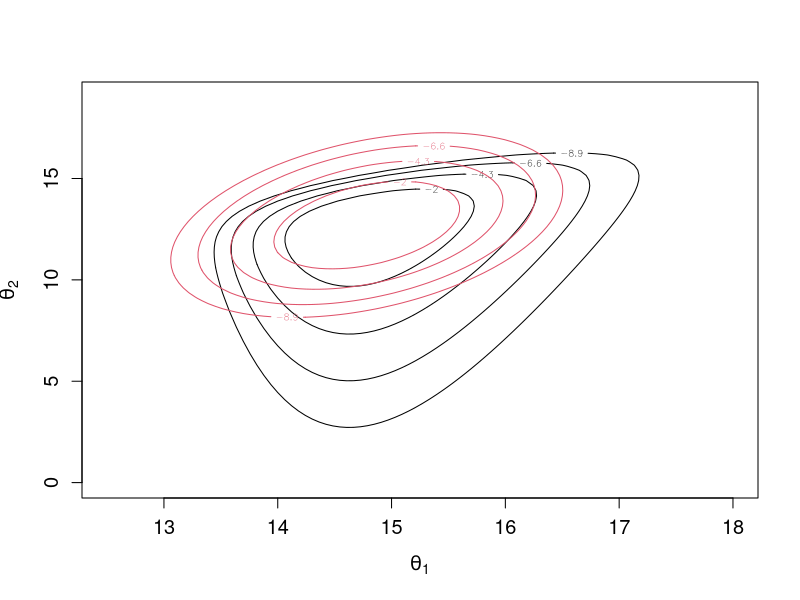
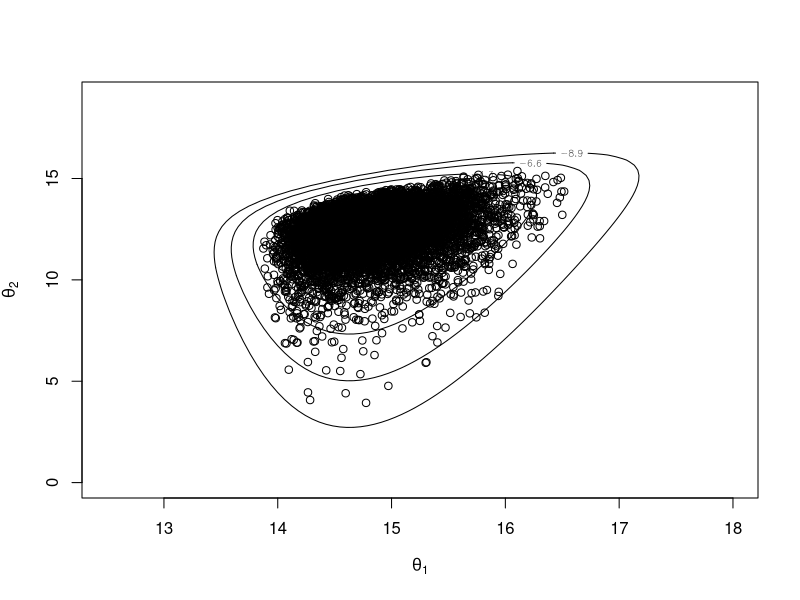
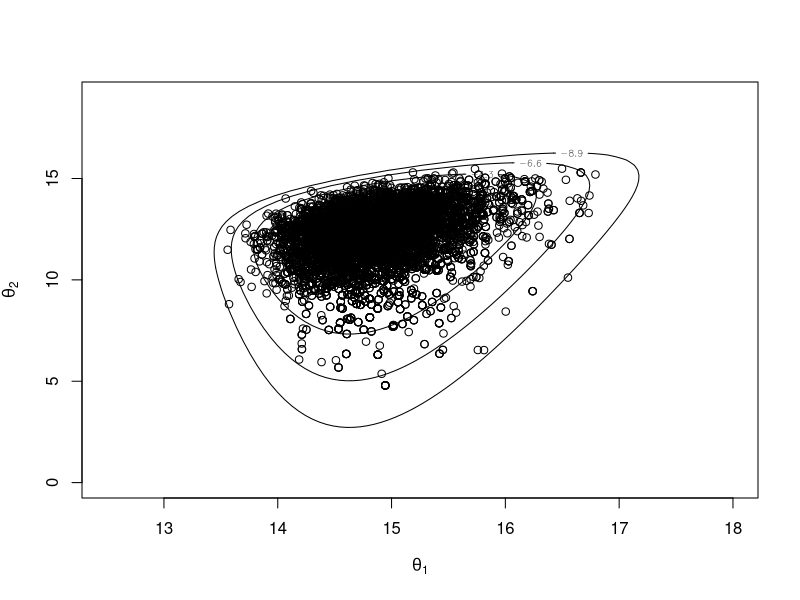

Generate these figures, in order, with R: (Note: this script raises an error after producing the figures.)

rm(list=ls(all=TRUE))
set.seed(7)
library(LearnBayes)
library(mvtnorm)

# pump failured
n = 8

# sufficient statistic
y1 = 23721
sumy = 15962989

# transformed parameters ~ 
log(sumy)
log(y1)

logpost = function(theta,postpar) {
  theta1 = theta[1]
  theta2 = theta[2]
  sumy = postpar$sumy
  y1 = postpar$y1
  n = postpar$n
  logpostr = -n*theta1 - ((1/exp(theta1)*(sumy - n*(y1 - exp(theta2))))) + theta1 + theta2
  return(logpostr)
}

postpar=list(sumy=sumy,y1=y1,n=n)

logf = function(theta, postpar) {
  if (is.matrix(theta) == TRUE) {
    val = matrix(0, c(dim(theta)[1], 1))
    for (j in 1:dim(theta)[1]) val[j] = logpost(theta[j,], postpar)
  }
  else val = logpost(theta, postpar)
  return(val)
}

limits = c(12,18,0,25)
ng = 100
x0 = seq(limits[1], limits[2], len = ng)
y0 = seq(limits[3], limits[4], len = ng)
X = outer(x0, rep(1, ng))
Y = outer(rep(1, ng), y0)
n2 = ng^2
den = logf(cbind(X[1:n2], Y[1:n2]), postpar)
den = den - max(den)
den = matrix(den, c(ng, ng))
contour(x0, y0, den,levels = seq(-8.9, 0, by = 2.3), xlim=c(12.5,18),ylim=c(0,19),lwd = 1,
        xlab=expression(theta[1]),ylab=expression(theta[2]),cex.axis=1.2, cex.lab=1.2)

# estimating the mode of the posterior
logpost = function(theta,postpar) {
  theta1 = theta[1]
  theta2 = theta[2]
  sumy = postpar$sumy
  y1 = postpar$y1
  n = postpar$n
  logpostr = -n*theta1 - ((1/exp(theta1)*(sumy - n*(y1 - exp(theta2))))) + theta1 + theta2
  return(logpostr)
}

postpar=list(sumy=sumy,y1=y1,n=n)

start=c(25,25)
theta_mle = optim(par=start, logpost, postpar=postpar, method="BFGS",hessian = TRUE, control = list(fnscale = -1))
theta_mle$par
theta_mle$hessian

fisher = solve(-theta_mle$hessian)
fisher

mean1 = c(theta_mle$par[1],theta_mle$par[2])
Var1  = fisher
tpar=list(m=mean1,var=Var1,df=1)

logf_n = function(theta, tpar) {
  if (is.matrix(theta) == TRUE) {
    val = matrix(0, c(dim(theta)[1], 1))
    for (j in 1:dim(theta)[1]) val[j] = dmvnorm(theta[j,], mean = tpar$m, sigma = tpar$var,log=TRUE)
  } else val = dmvnorm(theta, mean = tpar$m, sigma = tpar$var,log=TRUE)
  return(val)
}

limits = c(12,18,0,25)
ng = 100
x0 = seq(limits[1], limits[2], len = ng)
y0 = seq(limits[3], limits[4], len = ng)
X = outer(x0, rep(1, ng))
Y = outer(rep(1, ng), y0)
n2 = ng^2
den1 = logf_n(cbind(X[1:n2], Y[1:n2]), tpar)
den1 = den1 - max(den1)
den1 = matrix(den1, c(ng, ng))
contour(x0, y0, den1, levels = seq(-8.9, 0, by = 2.3), xlim=c(12.5,18),ylim=c(0,19),lwd = 1,
        xlab=expression(theta[1]),ylab=expression(theta[2]),cex.axis=1.2, cex.lab=1.2, add=TRUE, col=2)

# reject sampling
log_rej = function(theta,postpar,tpar){
  l_rej = logpost(theta,postpar) - dmt(theta, mean = c(tpar$m), S = tpar$var, df = tpar$df,log=TRUE) 
  return(l_rej)
}

tpar = list(m=mean1,var=Var1,df=3)

start = c(15,15)
theta_rej = optim(par=start,log_rej,postpar=postpar,tpar=tpar,method="BFGS",hessian = TRUE, control = list(fnscale = -1))
theta_rej$par

dmax = log_rej(theta_rej$par,postpar=postpar,tpar=tpar)
dmax

# Accept/reject method
M = 15000
d = length(tpar$m)
theta = rmt(M,mean = c(tpar$m), S = tpar$var, df = tpar$df)
lf = matrix(0, c(dim(theta)[1], 1))

for (j in 1:dim(theta)[1]) lf[j] = logpost(theta[j,],postpar=postpar)

lg = dmt(theta,  mean = c(tpar$m), S = tpar$var, df = tpar$df, log = TRUE)
if (d == 1) {
  prob = exp(c(lf) - lg - dmax)
  draws1=(theta[runif(n) < prob])
} else {
  prob = exp(lf - lg - dmax)
  draws1=(theta[runif(n) < prob, ])
}

nd = nrow(draws1)
accept_rate = nd/M
accept_rate  

plot(draws1[,1],draws1[,2],
     xlab=expression(theta[1]),xlim=c(12.5,18),ylim=c(0,19),ylab=expression(theta[2]),pch=1)
contour(x0, y0, den, levels = seq(-8.9, 0, by = 2.3), xlim=c(12.5,18),ylim=c(0,19),lwd = 1,
        xlab=expression(theta[1]),ylab=expression(theta[2]),cex.axis=1.2, cex.lab=1.2, add=TRUE)

# SIR method
set.seed(7)
sir_sexp = function (logf, tpar, n, infor) 
{
  k = length(tpar$m)
  theta = rmt(n, mean = c(tpar$m), S = tpar$var, df = tpar$df)
  lf = matrix(0, c(dim(theta)[1], 1))
  for (j in 1:dim(theta)[1]) lf[j] = logf(theta[j, ], infor)
  lp = dmt(theta, mean = c(tpar$m), S = tpar$var, df = tpar$df, 
           log = TRUE)
  md = max(lf - lp)
  wt = exp(lf - lp - md)
  probs = wt/sum(wt)
  indices = sample(1:n, size = n, prob = probs, replace = TRUE)
  if (k > 1) 
    theta = theta[indices, ]
  else theta = theta[indices]
  return(theta)
}

theta = sir_sexp(logpost,tpar,nd,postpar)

plot(theta[,1],theta[,2],xlim=c(12.5,18),ylim=c(0,19),
     xlab=expression(theta[1]),ylab=expression(theta[2]),pch=1)
contour(x0, y0, den, levels = seq(-8.9, 0, by = 2.3), xlim=c(13,17),ylim=c(0,19),lwd = 1,
        xlab=expression(theta[1]),ylab=expression(theta[2]),cex.axis=1.2, cex.lab=1.2, add=TRUE)

plot(c(0,0,0),S$summary,type="b",lwd=3,xlim=c(-1,21),
        ylim=c(5,11), xlab="Observation removed",ylab="log K")
for (i in 1:20)
 lines(c(i,i,i),S$summary.obs[i,],type="b")

# density function
post = function(theta1,theta2,sumy,y1,n) {
  logpostr = -n*theta1 - ((1/exp(theta1)*(sumy - n*(y1 - exp(theta2))))) + theta1 + theta2
  return(exp(logpostr- max(logpostr)))} 


I = integrate(post,10,18,theta2=12,sumy=sumy,y1=y1,n=n)
par(mfrow=c(1,1))

#using normal distribution as proposal distribution
curve(post(x,theta2=12,sumy=sumy,y1=y1,n=n)/I$value,from=10,to=18,
      ylab="Density", xlab=expression(theta[1]),lwd=3, main="Densities",ylim=c(0,1))
curve(dnorm(x,mean1[1],sqrt(0.1666)),add=TRUE)

curve(dnorm(x,15,0.5),add=TRUE)
legend("topright",legend=c("Exact","Normal"),lwd=c(3,1))
curve(post(x,theta2=12,sumy=sumy,y1=y1,n=n)/I$value/dnorm(x,15,0.5),from=10,to=18, ylab="Weight",xlab="log trans",main="Weight = g/p")

# using t distribution as proposal
curve(post(x,theta2=12,sumy=sumy,y1=y1,n=n)/I$value,from=13,to=18,
      ylab="Density", xlab=expression(theta[1]),lwd=3, main="Densities",ylim=c(0,1))

curve(dmt(x,15,0.3,3),add=TRUE)
legend("topright",legend=c("Exact","Normal"),lwd=c(3,1))

curve(post(x,theta2=12,sumy=sumy,y1=y1,n=n)/I$value/dmt(x,15,0.5,2),from=10,to=18, ylab="Weight",xlab="log trans",main="Weight = g/p")

# importance sampling
post = function(theta,postpar) {
  sumy = postpar$sumy
  y1 = postpar$y1
  n = postpar$n
  theta1 = theta[1]
  theta2 = theta[2]
  logpostr = -n*theta1 - ((1/exp(theta1)*(sumy - n*(y1 - exp(theta2))))) + theta1 + theta2
  return(logpostr)} 

tpar = list(m=mean1,var=2*Var1,df=2)
postpar = list(sumy=sumy,y1=y1,n=n)

imporsampl = function (logf, tpar, h, n, data) 
{
  theta = rmt(n, mean = c(tpar$m), S = tpar$var, df = tpar$df)
  lf = matrix(0, c(dim(theta)[1], 1))
  for (j in 1:dim(theta)[1]) lf[j] = logf(theta[j, ], data)
  H = lf
  for (j in 1:dim(theta)[1]) H[j] = h(theta[j, ])
  lp = dmt(theta, mean = c(tpar$m), S = tpar$var, df = tpar$df, 
           log = TRUE)
  md = max(lf - lp)
  wt = exp(lf - lp - md)
  est = sum(wt * H)/sum(wt)
  SEest = sqrt(sum((H - est)^2 * wt^2))/sum(wt)
  return(list(est = est, se = SEest, theta = theta, wt = wt))
}

# mean
myfunc = function(theta) return(theta[2])

s = imporsampl(post,tpar,myfunc,10000,postpar)
cbind(s$est,s$se)
mu = s$est
mu

hist(s$wt,freq=FALSE)

# second moment
myfunc = function(theta) return(theta[1]^2)

s = imporsampl(post,tpar,myfunc,10000,postpar)
cbind(s$est,s$se)
mu2 = s$est
mu2

var_theta = mu2 - mu^2
var_theta

# variance
myfunc = function(theta) return((theta[2]-mu)^2)

s=imporsampl(post,tpar,myfunc,10000,postpar)
cbind(s$est,s$se)
var2 = s$est
var2

mycontour(post,c(10,20,0,25),postpar,tpar)
points(s$theta[,1],s$theta[,2])

# laplace approximation

myfunc = function(theta) return(log(theta))

post_laplace = function(theta,postpar,myfunc) {
  sumy = postpar$sumy
  y1 = postpar$y1
  n = postpar$n
  theta1 = theta[1]
  theta2 = theta[2]
  logpostr = -n*theta1 - ((1/exp(theta1)*(sumy - n*(y1 - exp(theta2))))) + theta1 + theta2 - log(myfunc(theta1)) - log(myfunc(theta2))
  return(logpostr)
} 

start=c(15,13)
theta_lap=optim(par=start,post_laplace,postpar=postpar, myfunc=myfunc,method="BFGS",hessian = TRUE, control = list(fnscale = -1))
theta_lap$par
theta_lap$hessian

mean1_lap = c(theta_lap$par[1],theta_lap$par[2])
mean1_lap

fisher_lap = solve(-theta_lap$hessian)
fisher_lap

mean1 = c(theta_mle$par[1],theta_mle$par[2])
Var1  = fisher

numer = (mean1_lap * sqrt(det(fisher_lap))*exp(-logpost(mean1_lap,postpar)))
denom = (sqrt(det(fisher))*exp(-logpost(mean1,postpar)))

expec_lap = numer/denom
expec_lap

library(psych)

m=outer(solve(fisher),1/mean1,FUN="+") 
A=solve(m[1,,])
A=sqrt(det(A))
B=sqrt(det(fisher))

# part 7
b = function(theta) return(exp(theta[,1]))
m = function(theta, smin) return(smin - exp(theta[,2]))

t0 = 10^6
R = function(t0,theta,smin) return(exp(-(t0 - m(theta,smin))/b(theta)))
hist(R(t0,theta,postpar$y1))
plot(density(R(t0,theta,postpar$y1)), main="")
abline(v=mean(R(t0,theta,postpar$y1)), col=2, lty=2)
abline(v=quantile(R(t0,theta,postpar$y1), probs = c(0.025, 0.975)), col=2, lty=2)

mean(R(t0,theta,postpar$y1))
var(R(t0,theta,postpar$y1))
sd(R(t0,theta,postpar$y1))
quantile(R(t0,theta,postpar$y1), probs = c(0.025, 0.975))
